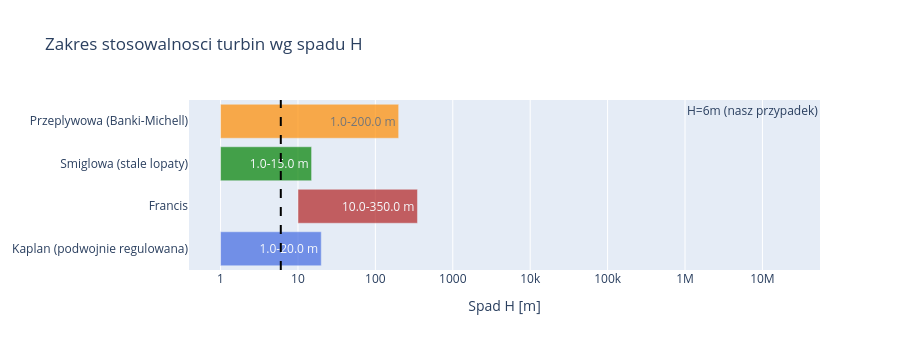

This figure's notebook cell:
### Markdown cell above
**Prompt do LLM:**
> *"Narysuj wykres stosowalnosci H-Q: dla kazdego typu turbiny zaznacz obszar
> (H_min-H_max) jako poziome pasy. Zaznacz nasz punkt projektowy (H=6m)."*

**Uzyte funkcje:** `src.turbine.filter_applicable_turbines()`

### Code cell
# Wykres stosowalnosci H-Q
main_types = ['kaplan', 'francis', 'propeller', 'crossflow']
colors_map = {'kaplan': 'royalblue', 'francis': 'firebrick',
              'propeller': 'green', 'crossflow': 'darkorange'}

fig = go.Figure()
for i, name in enumerate(main_types):
    t = TURBINE_CATALOG[name]
    H_min, H_max = t.H_range
    fig.add_trace(go.Bar(
        y=[t.name_pl], x=[H_max - H_min], base=[H_min],
        orientation='h', name=t.name_pl,
        marker_color=colors_map[name], opacity=0.7,
        text=f'{H_min}-{H_max} m', textposition='inside',
    ))

fig.add_vline(x=6.0, line_dash='dash', line_color='black',
    annotation_text='H=6m (nasz przypadek)')

fig.update_layout(
    title='Zakres stosowalnosci turbin wg spadu H',
    xaxis_title='Spad H [m]', xaxis_type='log',
    height=350, showlegend=False, barmode='overlay',
)
fig.show()

# Filtruj pasujace
valid = filter_applicable_turbines(H=6.0, Q_design=50)
print(f'Turbiny pasujace dla H=6m: {[TURBINE_CATALOG[k].name_pl for k in valid]}')

### Figure 1 — Plotly figure (JSON) as saved in the notebook; plotly's stock layout.template omitted (floating-point values rounded to 4 significant figures)
{"data": [{"base": [1.0], "marker": {"color": "royalblue"}, "name": "Kaplan (podwojnie regulowana)", "opacity": 0.7, "orientation": "h", "text": "1.0-20.0 m", "textposition": "inside", "type": "bar", "x": [19.0], "y": ["Kaplan (podwojnie regulowana)"]}, {"base": [10.0], "marker": {"color": "firebrick"}, "name": "Francis", "opacity": 0.7, "orientation": "h", "text": "10.0-350.0 m", "textposition": "inside", "type": "bar", "x": [340.0], "y": ["Francis"]}, {"base": [1.0], "marker": {"color": "green"}, "name": "Smiglowa (stale lopaty)", "opacity": 0.7, "orientation": "h", "text": "1.0-15.0 m", "textposition": "inside", "type": "bar", "x": [14.0], "y": ["Smiglowa (stale lopaty)"]}, {"base": [1.0], "marker": {"color": "darkorange"}, "name": "Przeplywowa (Banki-Michell)", "opacity": 0.7, "orientation": "h", "text": "1.0-200.0 m", "textposition": "inside", "type": "bar", "x": [199.0], "y": ["Przeplywowa (Banki-Michell)"]}], "layout": {"annotations": [{"showarrow": false, "text": "H=6m (nasz przypadek)", "x": 6.0, "xanchor": "left", "xref": "x", "y": 1, "yanchor": "top", "yref": "y domain"}], "barmode": "overlay", "height": 350, "shapes": [{"line": {"color": "black", "dash": "dash"}, "type": "line", "x0": 6.0, "x1": 6.0, "xref": "x", "y0": 0, "y1": 1, "yref": "y domain"}], "showlegend": false, "title": {"text": "Zakres stosowalnosci turbin wg spadu H"}, "xaxis": {"title": {"text": "Spad H [m]"}, "type": "log"}}}
